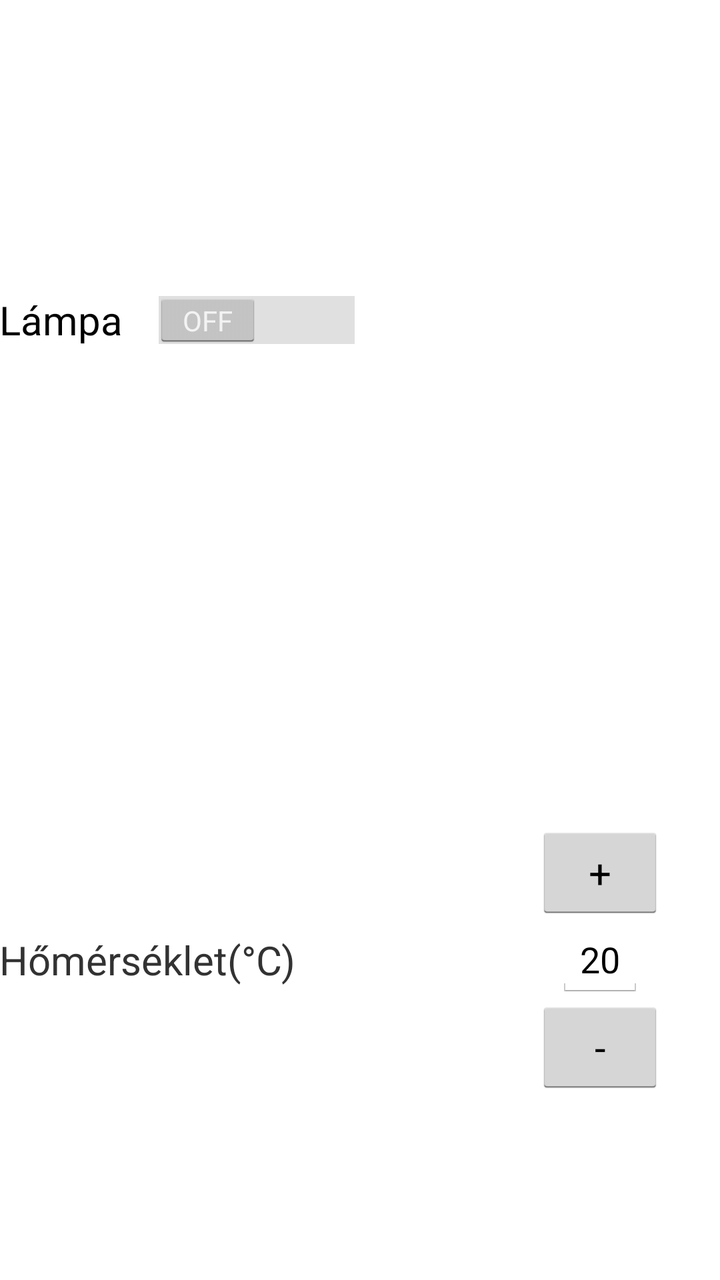
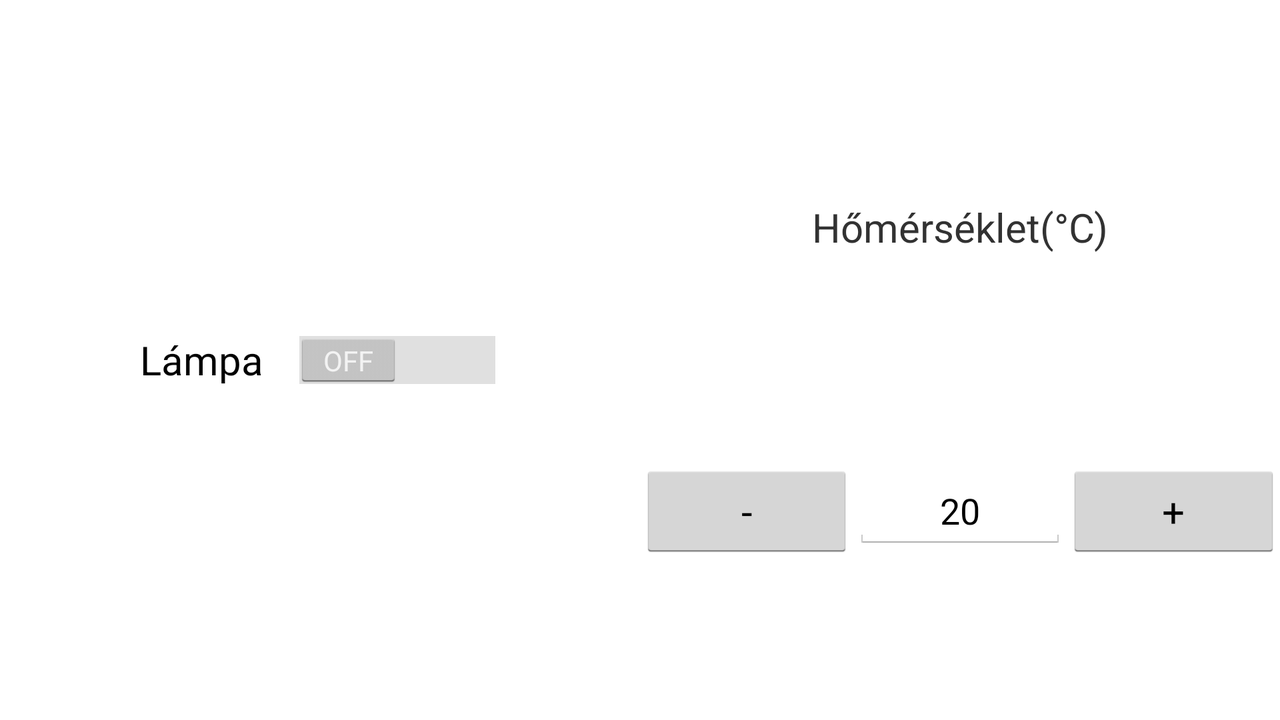

First picture: res/layout/ on a phone held upright. Second picture: the repository's own variant of that layout, on a device whose configuration matches the variant's folder. Source for both follows.
<!-- AndroidManifest.xml: application theme AppTheme -->
<!-- res/layout/activity_eloszoba.xml -->
<LinearLayout xmlns:android="http://schemas.android.com/apk/res/android"
    xmlns:tools="http://schemas.android.com/tools"
    android:layout_width="match_parent"
    android:layout_height="match_parent"
    android:orientation="vertical"
    android:paddingBottom="@dimen/activity_vertical_margin"
    android:paddingLeft="@dimen/activity_horizontal_margin"
    android:paddingRight="@dimen/activity_horizontal_margin"
    android:paddingTop="@dimen/activity_vertical_margin"
    android:weightSum="2"
    tools:context=".Eloszoba" >

    <LinearLayout
        android:layout_width="fill_parent"
        android:layout_height="0dip"
        android:layout_weight="1"
        android:gravity="center_vertical" >

        <Switch
            android:id="@+id/eloszoba"
            style="@style/Kiemelt"
            android:layout_width="wrap_content"
            android:layout_height="wrap_content"
            android:text="@string/lampa" />
    </LinearLayout>

    <LinearLayout
        android:layout_width="fill_parent"
        android:layout_height="0dip"
        android:layout_weight="1"
        android:gravity="left|center"
        android:orientation="horizontal"
        android:weightSum="3" >

        <TextView
            android:id="@+id/textView1"
            style="@style/Kiemelt"
            android:layout_width="0dip"
            android:layout_height="wrap_content"
            android:layout_weight="2"
            android:text="@string/homerseklet" />

        <LinearLayout
            android:layout_width="0dip"
            android:layout_height="wrap_content"
            android:layout_weight="1"
            android:orientation="vertical"
            android:gravity="center"
            android:weightSum="3" >

            <Button
                android:id="@+id/plusz"
                style="@style/Kiemelt"
                android:layout_width="wrap_content"
                android:layout_height="0dip"
                android:layout_weight="1"
                android:gravity="center"
                android:text="+" />

            <EditText
                android:id="@+id/eloszoba_homerseklet"
                android:layout_width="wrap_content"
                android:layout_height="0dip"
                android:layout_weight="1"
                android:text="20" />

            <Button
                android:id="@+id/minusz"
                style="@style/Kiemelt"
                android:layout_width="wrap_content"
                android:layout_height="0dip"
                android:layout_weight="1"
                android:gravity="center"
                android:text="-" />
        </LinearLayout>
    </LinearLayout>

</LinearLayout>
<!-- resources referenced by this layout -->
<resources>
  <string name="homerseklet">Hőmérséklet(°C)</string>
  <string name="lampa">Lámpa</string>
  <style name="Kiemelt">
          <item name="android:textSize">20sp</item>
      </style>
  <style name="AppTheme" parent="AppBaseTheme">
          
      </style>
  <!-- from res/values-v14/ -->
  <style name="AppBaseTheme" parent="android:Theme.Holo.Light">
          
      </style>
</resources>
<!-- res/layout-land/activity_eloszoba.xml (the repository's variant of the layout above) -->
<!-- drawn on the phone turned sideways -->
<LinearLayout xmlns:android="http://schemas.android.com/apk/res/android"
    xmlns:tools="http://schemas.android.com/tools"
    android:layout_width="match_parent"
    android:layout_height="match_parent"
    android:orientation="horizontal"
    android:paddingBottom="@dimen/activity_vertical_margin"
    android:paddingLeft="@dimen/activity_horizontal_margin"
    android:paddingRight="@dimen/activity_horizontal_margin"
    android:paddingTop="@dimen/activity_vertical_margin"
    android:weightSum="2"
    tools:context=".Eloszoba" >

    <LinearLayout
        android:layout_width="0dip"
        android:layout_height="fill_parent"
        android:layout_weight="1"
        android:gravity="center" >

        <Switch
            android:id="@+id/eloszoba"
            style="@style/Kiemelt"
            android:layout_width="wrap_content"
            android:layout_height="wrap_content"
            android:layout_gravity="center"
            android:text="@string/lampa" />
    </LinearLayout>

    <LinearLayout
        android:layout_width="0dip"
        android:layout_height="fill_parent"
        android:layout_weight="1"
        android:gravity="bottom"
        android:orientation="vertical"
        android:weightSum="6" >

        <TextView
            android:id="@+id/textView1"
            style="@style/Kiemelt"
            android:layout_width="wrap_content"
            android:layout_height="0dip"
            android:layout_gravity="center"
            android:layout_weight="4"
            android:gravity="center"
            android:text="@string/homerseklet" />

        <LinearLayout
            android:layout_width="fill_parent"
            android:layout_height="0dip"
            android:layout_weight="1"
            android:gravity="center"
            android:orientation="horizontal"
            android:weightSum="3" >

            <Button
                android:id="@+id/minusz"
                style="@style/Kiemelt"
                android:layout_width="0dip"
                android:layout_height="wrap_content"
                android:layout_gravity="center"
                android:layout_weight="1"
                android:gravity="center"
                android:text="-" />

            <EditText
                android:id="@+id/eloszoba_homerseklet"
                android:layout_width="0dip"
                android:layout_height="wrap_content"
                android:layout_gravity="center"
                android:layout_weight="1"
                android:gravity="center"
                android:text="20" />

            <Button
                android:id="@+id/plusz"
                style="@style/Kiemelt"
                android:layout_width="0dip"
                android:layout_height="wrap_content"
                android:layout_gravity="center"
                android:layout_weight="1"
                android:gravity="center"
                android:text="+" />
        </LinearLayout>

        <TextView
            android:layout_width="fill_parent"
            android:layout_height="wrap_content"
            android:layout_weight="1" />
    </LinearLayout>

</LinearLayout>
